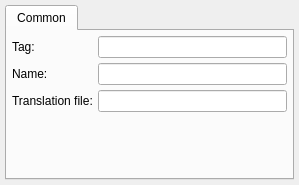
<ui version="4.0" >
 <class>dEditLang</class>
 <widget class="QMainWindow" name="dEditLang" >
  <property name="geometry" >
   <rect>
    <x>0</x>
    <y>0</y>
    <width>299</width>
    <height>185</height>
   </rect>
  </property>
  <property name="windowTitle" >
   <string>Language</string>
  </property>
  <widget class="QWidget" name="widget" >
   <property name="geometry" >
    <rect>
     <x>0</x>
     <y>0</y>
     <width>299</width>
     <height>185</height>
    </rect>
   </property>
   <layout class="QGridLayout" >
    <item row="0" column="0" >
     <widget class="QTabWidget" name="tabWidget11" >
      <widget class="QWidget" name="tab" >
       <attribute name="title" >
        <string>Common</string>
       </attribute>
       <layout class="QGridLayout" >
        <item row="0" column="0" >
         <layout class="QHBoxLayout" >
          <item>
           <layout class="QVBoxLayout" >
            <item>
             <widget class="QLabel" name="textLabel1" >
              <property name="text" >
               <string>Tag:</string>
              </property>
              <property name="wordWrap" >
               <bool>false</bool>
              </property>
             </widget>
            </item>
            <item>
             <widget class="QLabel" name="textLabel2" >
              <property name="text" >
               <string>Name:</string>
              </property>
              <property name="wordWrap" >
               <bool>false</bool>
              </property>
             </widget>
            </item>
            <item>
             <widget class="QLabel" name="textLabel3" >
              <property name="text" >
               <string>Translation file:</string>
              </property>
              <property name="wordWrap" >
               <bool>false</bool>
              </property>
             </widget>
            </item>
           </layout>
          </item>
          <item>
           <layout class="QVBoxLayout" >
            <item>
             <widget class="QLineEdit" name="eTag" />
            </item>
            <item>
             <widget class="QLineEdit" name="eName" />
            </item>
            <item>
             <widget class="QLineEdit" name="eTrFile" />
            </item>
           </layout>
          </item>
         </layout>
        </item>
        <item row="1" column="0" >
         <spacer>
          <property name="orientation" >
           <enum>Qt::Vertical</enum>
          </property>
          <property name="sizeType" >
           <enum>QSizePolicy::Expanding</enum>
          </property>
          <property name="sizeHint" stdset="0" >
           <size>
            <width>21</width>
            <height>141</height>
           </size>
          </property>
         </spacer>
        </item>
       </layout>
      </widget>
     </widget>
    </item>
   </layout>
  </widget>
 </widget>
 <layoutdefault spacing="5" margin="5" />
 <pixmapfunction>rcIcon</pixmapfunction>
 <customwidgets>
  <customwidget>
   <class>QMainWindow</class>
   <extends>QWidget</extends>
   <header>qmainwindow.h</header>
   <container>1</container>
  </customwidget>
 </customwidgets>
 <includes>
  <include location="local" >mdtree.h</include>
  <include location="local" >cfgform.h</include>
  <include location="local" >mainform.h</include>
 </includes>
 <resources/>
 <connections/>
</ui>
